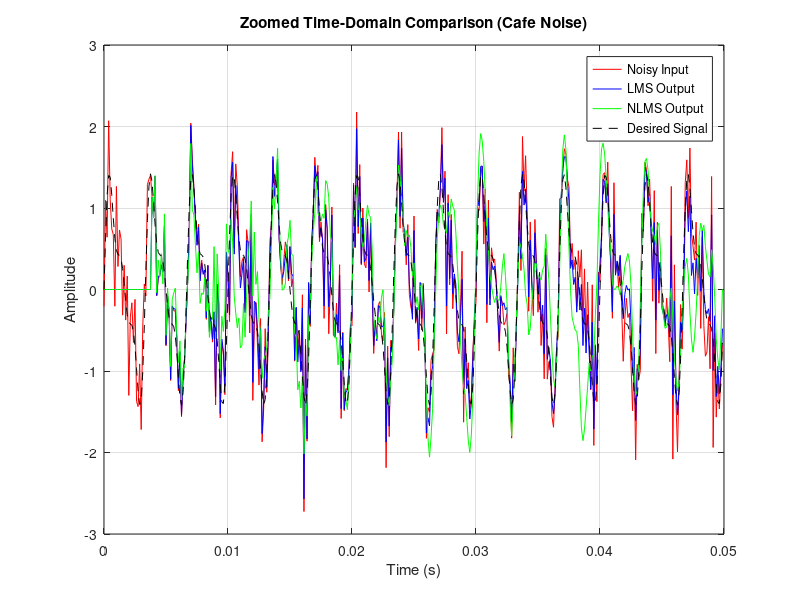

MATLAB code for this plot: (Note: this script raises an error after producing the figure.)
%% ================= ECEN 463 DSP Final Project =================
% Adaptive Noise Cancellation using LMS and NLMS
% Elijah Larson
% ===============================================================

clc; clear; close all;

%% ---------------------- Parameters ----------------------
Fs = 8000;                 
T  = 5;
t  = 0:1/Fs:T-1/Fs;

mu_LMS  = 0.01;
mu_NLMS = 0.5;
M = 32;
eps_val = 1e-8;

%% ---------------------- Desired Signal ------------------------
f1 = 300; f2 = 600; f3 = 900;
d = sin(2*pi*f1*t) ...
  + 0.5*sin(2*pi*f2*t) ...
  + 0.3*sin(2*pi*f3*t);

%% ---------------------- Cafe-like Noise -----------------------
noise = filter([1 -0.5 0.25],1,0.4*randn(size(t)));

x_primary = d + noise;
noise_ref = filter([1 0.5],1,noise);

N = length(x_primary);

%% ---------------------- Initialization ------------------------
w_LMS = zeros(M,1); w_NLMS = zeros(M,1);
y_LMS = zeros(1,N); y_NLMS = zeros(1,N);
e_LMS = zeros(1,N); e_NLMS = zeros(1,N);
mse_LMS = zeros(1,N); mse_NLMS = zeros(1,N);

%% ================= LMS / NLMS Filtering =======================
for n = M:N
    x_vec = noise_ref(n:-1:n-M+1)';

    % ----- LMS -----
    y_LMS(n) = w_LMS' * x_vec;
    e_LMS(n) = x_primary(n) - y_LMS(n);
    w_LMS = w_LMS + mu_LMS * x_vec * e_LMS(n);
    mse_LMS(n) = e_LMS(n)^2;

    % ----- NLMS -----
    y_NLMS(n) = w_NLMS' * x_vec;
    e_NLMS(n) = x_primary(n) - y_NLMS(n);
    norm_factor = x_vec'*x_vec + eps_val;
    w_NLMS = w_NLMS + (mu_NLMS / norm_factor) * x_vec * e_NLMS(n);
    mse_NLMS(n) = e_NLMS(n)^2;
end

%% ---------------------- SNR Metrics ---------------------------
snr_before = 10*log10(var(d)/(var(x_primary-d)+eps_val));
snr_LMS = 10*log10(var(d)/(var(e_LMS-d)+eps_val));
snr_NLMS = 10*log10(var(d)/(var(e_NLMS-d)+eps_val));

%% ======================= FIGURES ==============================

%% -------- Figure 1: Zoomed Time-Domain (50 ms) --------
zoom_len = round(0.05*Fs);
figure;
plot(t(1:zoom_len),x_primary(1:zoom_len),'r','DisplayName','Noisy Input'); hold on;
plot(t(1:zoom_len),e_LMS(1:zoom_len),'b','DisplayName','LMS Output');
plot(t(1:zoom_len),e_NLMS(1:zoom_len),'g','DisplayName','NLMS Output');
plot(t(1:zoom_len),d(1:zoom_len),'k--','DisplayName','Desired Signal');
xlabel('Time (s)'); ylabel('Amplitude');
title('Zoomed Time-Domain Comparison (Cafe Noise)');
legend; grid on;

%% -------- Figure 2: Focused Spectrograms (Auto-Scaled) --------
seg_len = 128;
overlap = 96;
nfft = 512;

% Same 50 ms window
sig_noisy = x_primary(1:zoom_len);
sig_LMS   = e_LMS(1:zoom_len);
sig_NLMS  = e_NLMS(1:zoom_len);

% Compute spectrograms
[S1,F,T1] = spectrogram(sig_noisy,seg_len,overlap,nfft,Fs);
[S2,~,T2] = spectrogram(sig_LMS,seg_len,overlap,nfft,Fs);
[S3,~,T3] = spectrogram(sig_NLMS,seg_len,overlap,nfft,Fs);

% Convert to power dB
S1dB = 10*log10(abs(S1).^2 + eps);
S2dB = 10*log10(abs(S2).^2 + eps);
S3dB = 10*log10(abs(S3).^2 + eps);

% Automatic color limits
max_val = max([S1dB(:); S2dB(:); S3dB(:)]);
clim = [max_val-60 max_val];

figure;
subplot(3,1,1);
imagesc(T1,F/1000,S1dB); axis xy;
ylim([0 1.5]); caxis(clim);
title('Noisy Input'); ylabel('Frequency (kHz)');

subplot(3,1,2);
imagesc(T2,F/1000,S2dB); axis xy;
ylim([0 1.5]); caxis(clim);
title('LMS Output'); ylabel('Frequency (kHz)');

subplot(3,1,3);
imagesc(T3,F/1000,S3dB); axis xy;
ylim([0 1.5]); caxis(clim);
title('NLMS Output'); ylabel('Frequency (kHz)');
xlabel('Time (s)');

colormap jet;
colorbar;



%% -------- Figure 3: Smoothed MSE (dB) --------
figure;
plot(10*log10(movmean(mse_LMS,500)),'b','DisplayName','LMS'); hold on;
plot(10*log10(movmean(mse_NLMS,500)),'g','DisplayName','NLMS');
xlabel('Sample Index'); ylabel('MSE (dB)');
title('Smoothed MSE Convergence');
legend; grid on;

%% -------- Figure 4: SNR Before vs After --------
figure;
snr_vals = [snr_before snr_LMS snr_NLMS];
bar(snr_vals);
set(gca,'XTickLabel',{'Noisy','LMS','NLMS'});
ylabel('SNR (dB)');
title('SNR Comparison (Cafe Noise)');
grid on;
